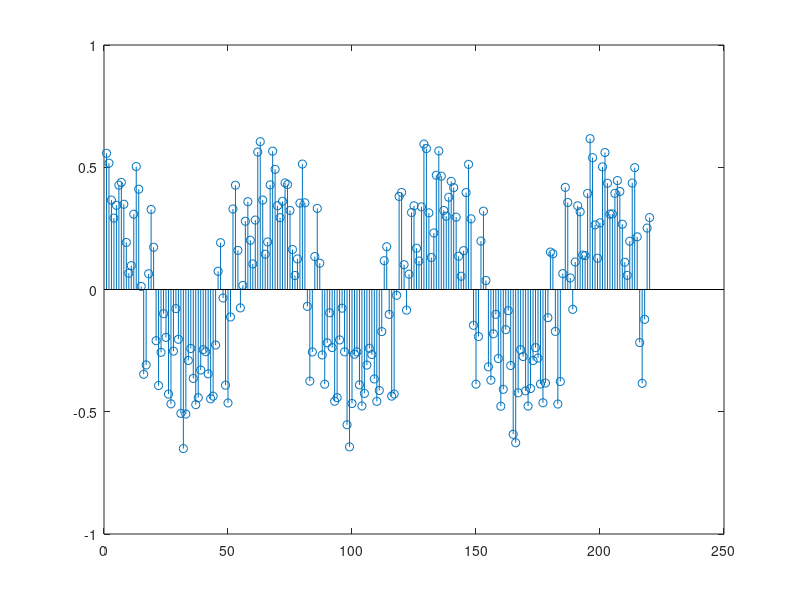

Reproduce this figure in MATLAB. (Note: this script raises an error after producing the figure.)
f0 = 330;
fs = 22050;
DUR = 3;
T = 1:(1/fs):DUR;
Tgraph = 0.01;
rad = pi()/180;

klang = T;
klang0 = (0.05 * cos(2.0 * pi() * f0 * (-14) * T + (-60 * rad)));
klang1 = (0.1  * cos(2.0 * pi() * f0 * (-12) * T + ( 60 * rad)));
klang2 = (0.05 * cos(2.0 * pi() * f0 * (-10) * T + (-60 * rad)));
klang3 = (0.05 * cos(2.0 * pi() * f0 * (-8 ) * T + (120 * rad)));
klang4 = (0.2  * cos(2.0 * pi() * f0 * (-1 ) * T + (0   * rad)));
klang5 = (0.2  * cos(2.0 * pi() * f0 * ( 1 ) * T + (0   * rad)));
klang6 = (0.05 * cos(2.0 * pi() * f0 * ( 8 ) * T + (-120* rad)));
klang7 = (0.05 * cos(2.0 * pi() * f0 * ( 10) * T + ( 50 * rad)));
klang8 = (0.1  * cos(2.0 * pi() * f0 * ( 12) * T + (-60 * rad)));
klang9 = (0.05 * cos(2.0 * pi() * f0 * ( 14) * T + ( 60 * rad)));

klang_ges = klang0 + klang1 + klang2 + klang3 + klang4 + klang5 + klang6 + klang7 + klang8 + klang9;

% plot
x = 1:1:fs * Tgraph;
y = klang_ges(1:1:fs * Tgraph);
stem(x,y);

% play
pl = audioplayer(klang_ges, fs);
play(pl);